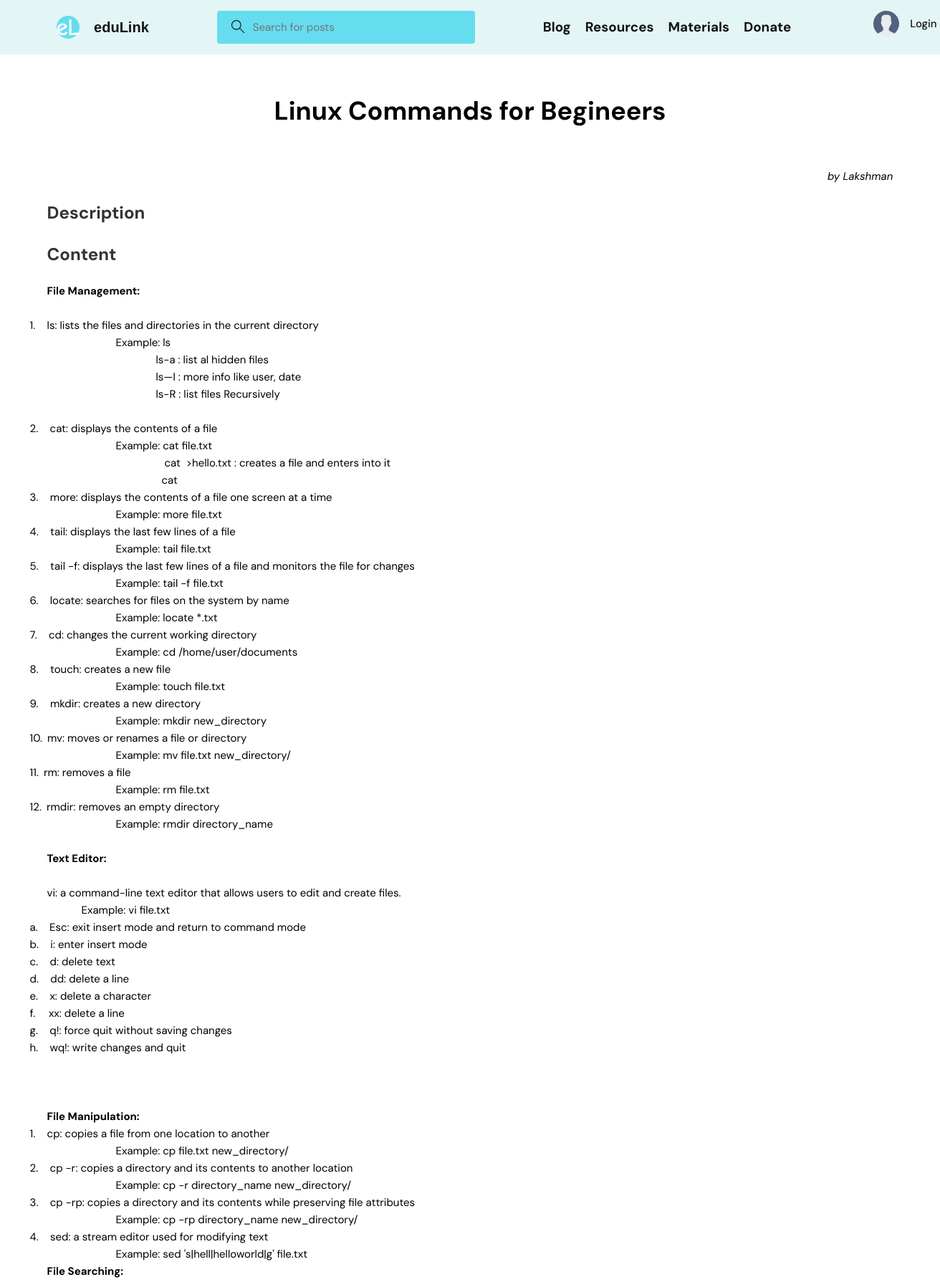
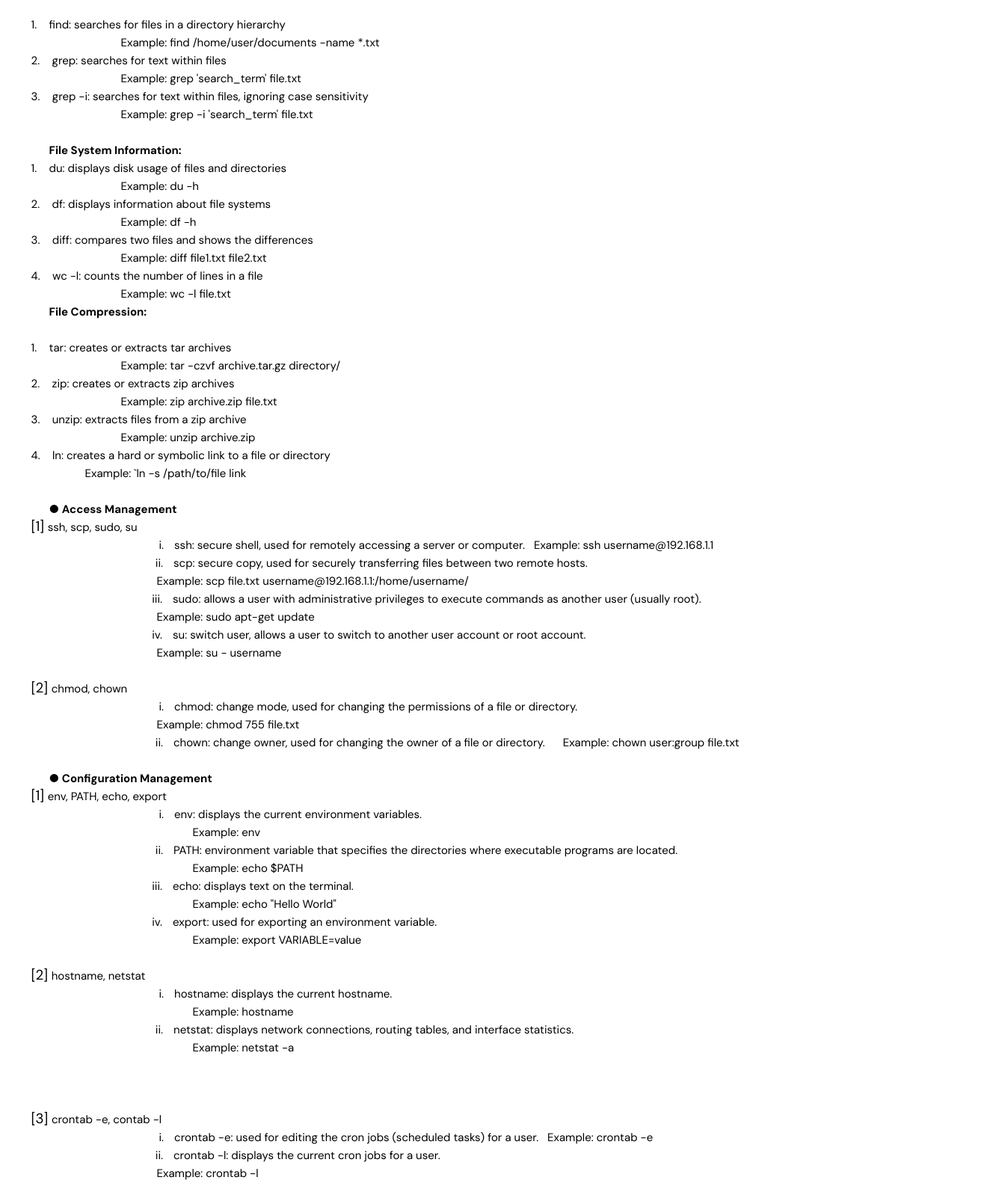
The page /articles/4/ (upper part) on the database its author committed (2 pictures, top to bottom).
### blog/models.py (models this page shows)
class Article(models.Model):
    title = models.CharField(max_length=255)
    content = models.TextField()
    author = models.CharField(max_length=255)
    category = models.CharField(max_length=255)
    created_at = models.DateTimeField(auto_now_add=True)

### blog/views.py (the view)
# urls.py: path('articles/<int:pk>/', article_detail, name='article_detail'),
def article_detail(request, pk):
    article = Article.objects.get(pk=pk)
    context = {'article': article}
    return render(request, 'article_detail.html', context)

### templates/article_detail.html (shortened to what this page needs)
{% extends 'main.html' %}
{% block content %}
<div class="container">
  <h1 class="art_title">{{ article.title }}</h1>
  <div class="author">by {{ article.author }}</div>
  <h2 class="art_desc">Description</h2>
  <h2 class="art_desc">Content</h2>
  <p class="art_para">{{ article.content | safe }}</p>
</div>
{% endblock content %}

### static/styles/style.css (style rules this page uses)
:root { --color-main: #205498; --color-main-light: #97EBF4; --color-dark: #e3f6f5; --color-dark-medium: #65DDEF; --color-dark-light: #1a8ba1; --color-light: #f7f7f7; --color-gray: #121213; --color-light-gray: #000000; --color-bg: radial-gradient(circle at 18.7% 37.8%, rgb(250, 250, 250) 0%, rgb(225, 234, 238) 90%); --color-success: #5dd693; --color-error: #fc4b0b; }
* { font-family: "DM Sans", -apple-system, BlinkMacSystemFont, "Segoe UI", Roboto, Oxygen, Ubuntu, Cantarell, "Open Sans", "Helvetica Neue", sans-serif; margin: 0; padding: 0; box-sizing: border-box; text-rendering: optimizeLegibility; font-size: inherit; }
html { font-size: 56.25%; }
@media only screen and (min-width: 1200px) { html { font-size: 62.5%; } }
body { line-height: 1.6; font-weight: 400; font-size: 1.5rem; color: var(--color-light-gray); background-color: var(--color-bg); min-height: 100vh; }
.container { max-width: 120rem; width: 90%; margin: auto; }

### templates/article_detail.html (style rules this page uses)
.art_title { text-align: center; font-size: 36px; font-weight: bold; margin: 50px 0; }
.art_desc { color: #333; font-size: 24px; font-weight: bold; margin: 20px 0; }
.art_para { line-height: 1.5; font-size: 18px; }
.author { text-align: right; font-style: italic; margin-top: 50px; }

### templates/footer.html (style rules this page uses)
html { position: relative; min-height: 100%; }
body { margin-bottom: 50px; }

### rows shown on the page
Article: title "Linux Commands for Begineers", author "Lakshman", content "File Management: 1. ls: lists the files and directories in the current directory Example: ls ls-a : list al hidden files ls—l : more info like user, date ls-R : list files Recursively 2. cat: displays the contents of a file Example: cat file.txt cat >hello.txt : creates a file and enters into it cat 3. more: displays the contents of a file one screen at a time Example: more file.txt 4. tail: displays the last few lines of a file Example: tail file.txt 5. tail -f: displays the last few lines of a file and monitors the file for changes Example: tail -f file.txt 6. locate: searches for files on the system by name Example: locate *.txt 7. cd: changes the current working directory Example: cd…"
